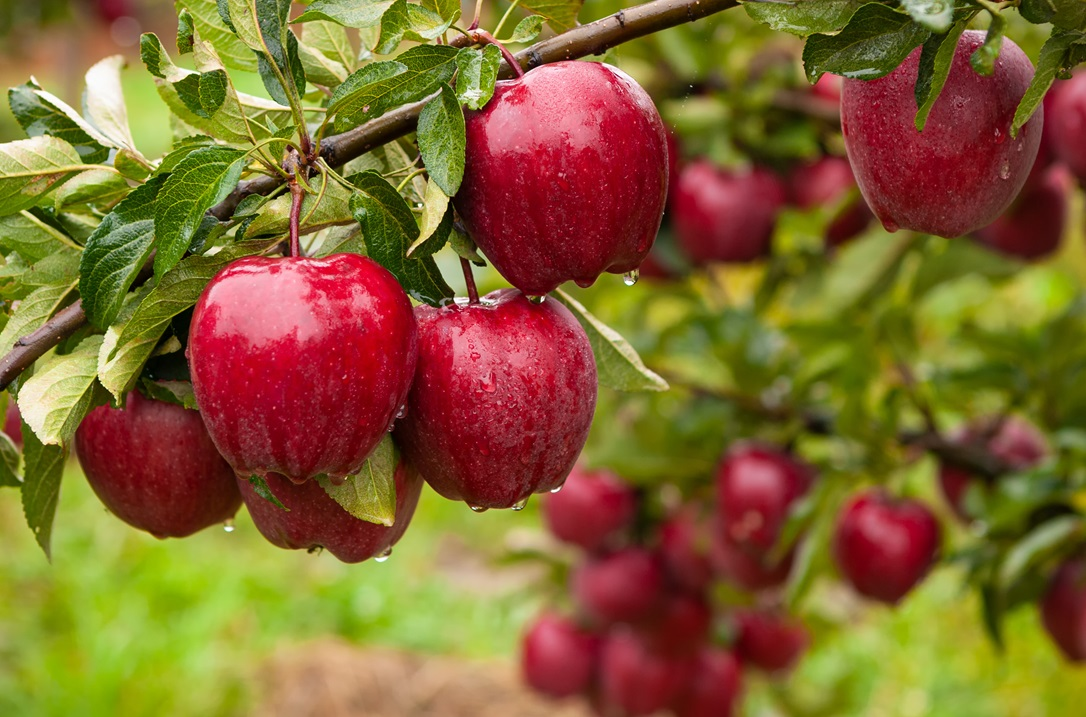
#> input picture 04.14/apples.jpg, 1086 x 717 px
$ python 4-4.py
#> lines starting #> are read from the running program, lines starting #| are printed output that depends on the picture; after the words box and inside, x2 and y2 are one past the last pixel; in counts of white or black regions, pixels touching at a corner belong together
import cv2 as cv

img=cv.imread('apples.jpg')
#> img is the input picture: shape (717, 1086, 3); mean B, G, R 48.2, 100.3, 130.6
gray=cv.cvtColor(img,cv.COLOR_BGR2GRAY)
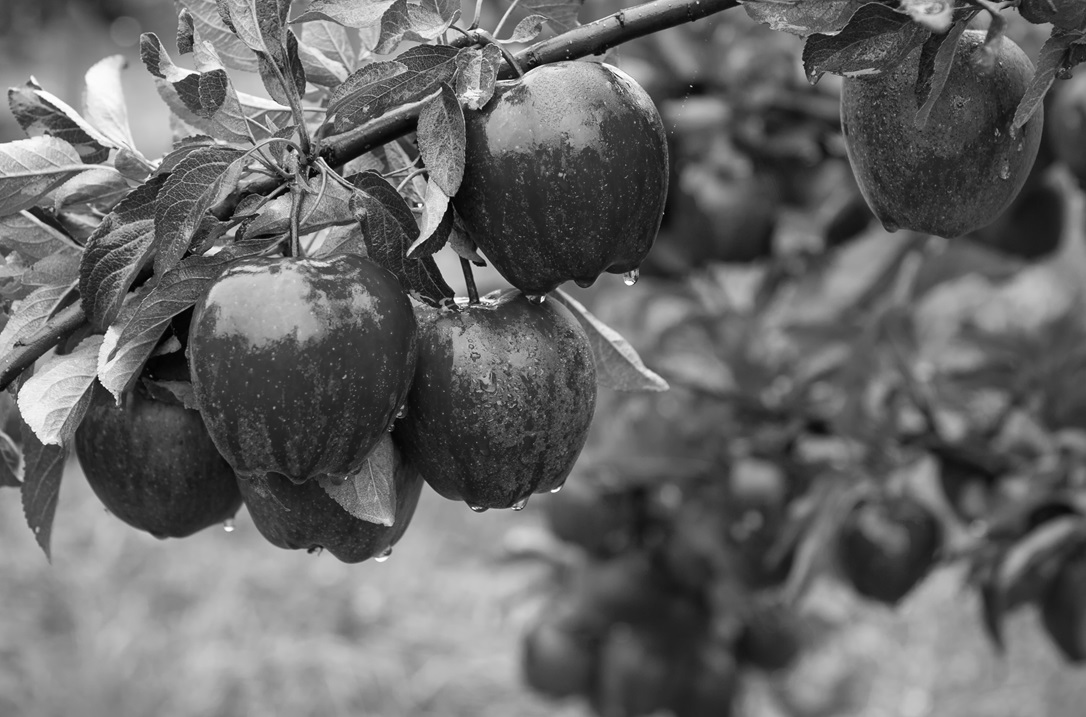
#> gray: shape (717, 1086); min 0, max 255, mean 103.4

apples=cv.HoughCircles(gray,cv.HOUGH_GRADIENT,1,200,param1=150,param2=20,minRadius=50,maxRadius=120)
#> apples = [[319.5, 138.5, 118.3], [548.5, 176.5, 119.4], [180.5, 430.5, 106.2], [112.5, 150.5, 107.3], [417.5, 358.5, 119.4], [937.5, 132.5, 100.7], [5.5, 327.5, 109.5], [599.5, 452.5, 97.4], [738.5, 102.5, 100.7]]

for i in apples[0]:
    cv.circle(img,(int(i[0]),int(i[1])),int(i[2]),(255,0,0),2)
#> this loop made 9 passes
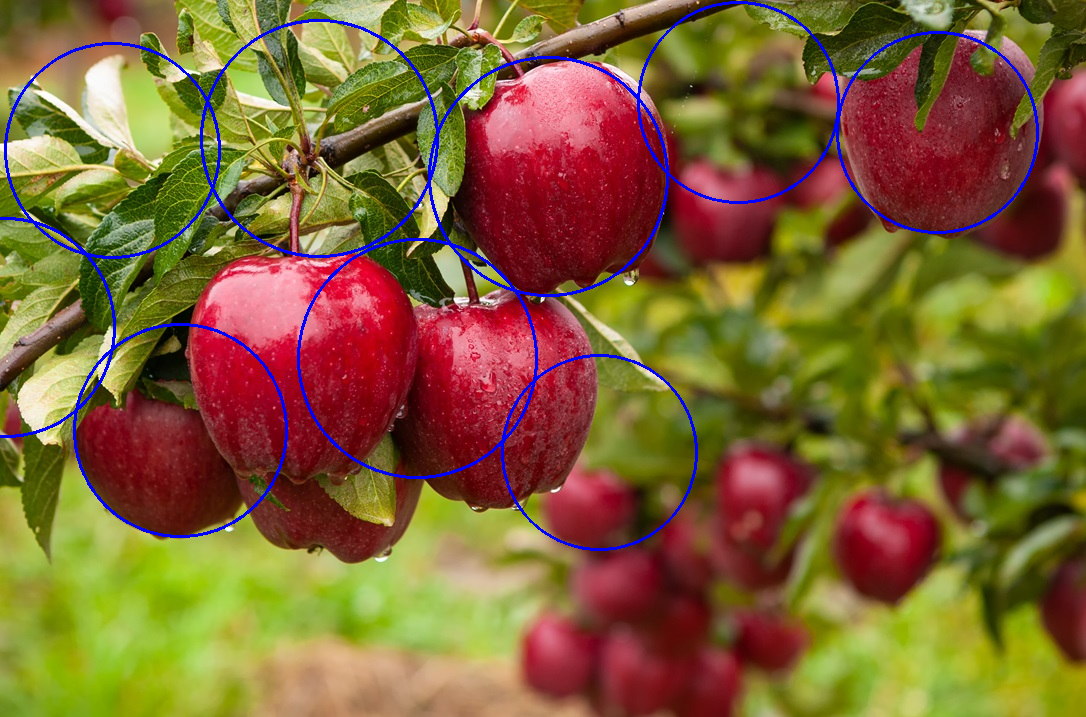
#> img: shape (717, 1086, 3); 2.17% of pixels changed, all inside (x1, y1, x2, y2) = (0, 1, 1039, 551)

cv.imshow('Apple detection', img)

cv.waitKey()
cv.destroyAllWindows()

$ run again, with 04.14/soccer.jpg copied over 04.14/apples.jpg
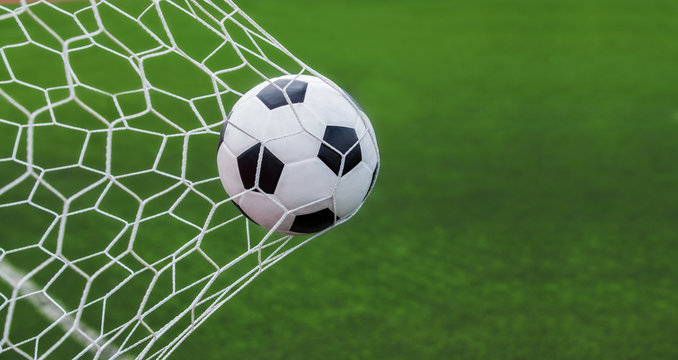
#> input picture 04.14/soccer.jpg, 678 x 360 px
#> img is the input picture: shape (360, 678, 3); mean B, G, R 60.1, 115.2, 81.6
#> `gray=cv.cvtColor(img,cv.COLOR_BGR2GRAY)`:
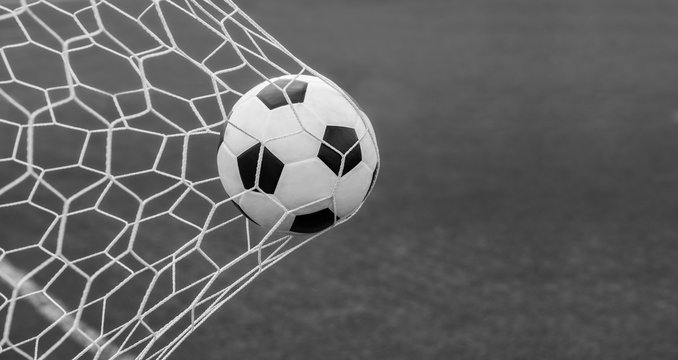
#> gray: shape (360, 678); min 0, max 255, mean 98.9
#> apples = [[296.5, 154.5, 79.8], [122.5, 259.5, 82], [106.5, 20.5, 110.6], [302.5, 354.5, 116.1]]
#> the loop `for i in apples[0]:` made 4 passes
#> after the loop `for i in apples[0]:`:
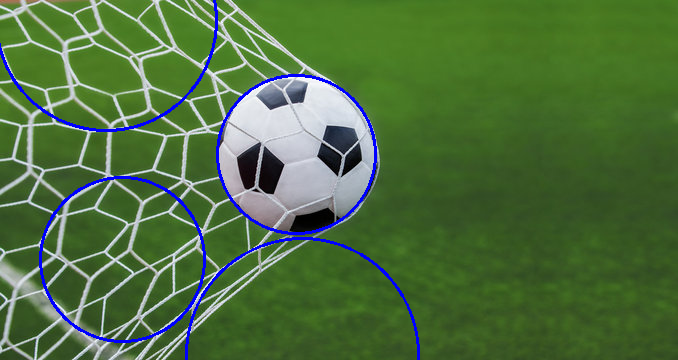
#> img: shape (360, 678, 3); 2.1% of pixels changed, all inside (x1, y1, x2, y2) = (0, 0, 420, 360)
